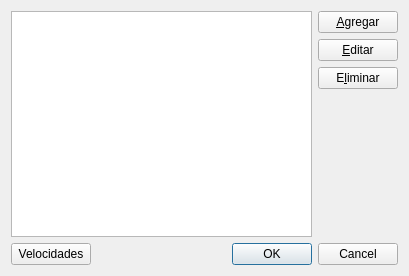
<ui version="4.0" >
 <class>ListDialog</class>
 <widget class="QDialog" name="ListDialog" >
  <property name="geometry" >
   <rect>
    <x>0</x>
    <y>0</y>
    <width>409</width>
    <height>276</height>
   </rect>
  </property>
  <property name="windowTitle" >
   <string>Cargar Modelo</string>
  </property>
  <layout class="QGridLayout" name="gridLayout_2" >
   <item row="0" column="0" >
    <layout class="QGridLayout" name="gridLayout" >
     <item rowspan="4" row="0" column="0" >
      <widget class="QListWidget" name="list" />
     </item>
     <item row="0" column="1" >
      <widget class="QPushButton" name="addButton" >
       <property name="text" >
        <string>&amp;Agregar</string>
       </property>
      </widget>
     </item>
     <item row="1" column="1" >
      <widget class="QPushButton" name="editButton" >
       <property name="text" >
        <string>&amp;Editar</string>
       </property>
      </widget>
     </item>
     <item row="2" column="1" >
      <widget class="QPushButton" name="deleteButton" >
       <property name="text" >
        <string>E&amp;liminar</string>
       </property>
      </widget>
     </item>
     <item row="3" column="1" >
      <spacer>
       <property name="orientation" >
        <enum>Qt::Vertical</enum>
       </property>
       <property name="sizeHint" stdset="0" >
        <size>
         <width>20</width>
         <height>40</height>
        </size>
       </property>
      </spacer>
     </item>
    </layout>
   </item>
   <item row="1" column="0" >
    <layout class="QHBoxLayout" name="horizontalLayout" >
     <item>
      <widget class="QPushButton" name="velocityButton" >
       <property name="text" >
        <string>Velocidades</string>
       </property>
      </widget>
     </item>
     <item>
      <spacer name="horizontalSpacer" >
       <property name="orientation" >
        <enum>Qt::Horizontal</enum>
       </property>
       <property name="sizeHint" stdset="0" >
        <size>
         <width>40</width>
         <height>20</height>
        </size>
       </property>
      </spacer>
     </item>
     <item>
      <widget class="QDialogButtonBox" name="buttonBox" >
       <property name="standardButtons" >
        <set>QDialogButtonBox::Cancel|QDialogButtonBox::Ok</set>
       </property>
      </widget>
     </item>
    </layout>
   </item>
  </layout>
 </widget>
 <tabstops>
  <tabstop>list</tabstop>
  <tabstop>addButton</tabstop>
  <tabstop>editButton</tabstop>
  <tabstop>deleteButton</tabstop>
 </tabstops>
 <resources/>
 <connections>
  <connection>
   <sender>buttonBox</sender>
   <signal>accepted()</signal>
   <receiver>ListDialog</receiver>
   <slot>accept()</slot>
   <hints>
    <hint type="sourcelabel" >
     <x>156</x>
     <y>230</y>
    </hint>
    <hint type="destinationlabel" >
     <x>156</x>
     <y>126</y>
    </hint>
   </hints>
  </connection>
  <connection>
   <sender>buttonBox</sender>
   <signal>rejected()</signal>
   <receiver>ListDialog</receiver>
   <slot>reject()</slot>
   <hints>
    <hint type="sourcelabel" >
     <x>156</x>
     <y>230</y>
    </hint>
    <hint type="destinationlabel" >
     <x>156</x>
     <y>126</y>
    </hint>
   </hints>
  </connection>
 </connections>
</ui>
